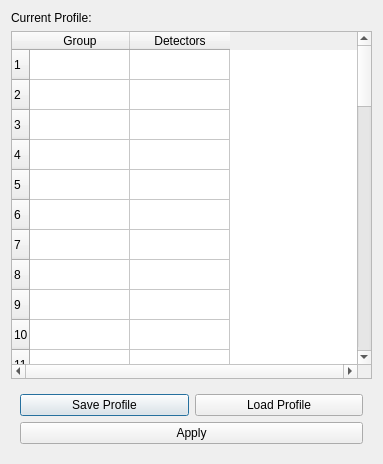
<?xml version="1.0" encoding="UTF-8"?>
<ui version="4.0">
 <class>Energycorrections</class>
 <widget class="QDialog" name="Energycorrections">
  <property name="geometry">
   <rect>
    <x>0</x>
    <y>0</y>
    <width>383</width>
    <height>464</height>
   </rect>
  </property>
  <property name="windowTitle">
   <string>Dialog</string>
  </property>
  <layout class="QGridLayout" name="gridLayout">
   <item row="1" column="0" colspan="2">
    <widget class="BaseTable" name="RunListTable">
     <property name="sizePolicy">
      <sizepolicy hsizetype="Minimum" vsizetype="MinimumExpanding">
       <horstretch>0</horstretch>
       <verstretch>0</verstretch>
      </sizepolicy>
     </property>
     <property name="minimumSize">
      <size>
       <width>300</width>
       <height>0</height>
      </size>
     </property>
     <property name="horizontalScrollBarPolicy">
      <enum>Qt::ScrollBarAlwaysOn</enum>
     </property>
     <property name="rowCount">
      <number>50</number>
     </property>
     <property name="columnCount">
      <number>2</number>
     </property>
     <attribute name="horizontalHeaderDefaultSectionSize">
      <number>100</number>
     </attribute>
     <row/>
     <row/>
     <row/>
     <row/>
     <row/>
     <row/>
     <row/>
     <row/>
     <row/>
     <row/>
     <row/>
     <row/>
     <row/>
     <row/>
     <row/>
     <row/>
     <row/>
     <row/>
     <row/>
     <row/>
     <row/>
     <row/>
     <row/>
     <row/>
     <row/>
     <row/>
     <row/>
     <row/>
     <row/>
     <row/>
     <row/>
     <row/>
     <row/>
     <row/>
     <row/>
     <row/>
     <row/>
     <row/>
     <row/>
     <row/>
     <row/>
     <row/>
     <row/>
     <row/>
     <row/>
     <row/>
     <row/>
     <row/>
     <row/>
     <row/>
     <column>
      <property name="text">
       <string>Group</string>
      </property>
     </column>
     <column>
      <property name="text">
       <string>Detectors</string>
      </property>
     </column>
    </widget>
   </item>
   <item row="0" column="0">
    <widget class="QLabel" name="current_profile_label">
     <property name="text">
      <string>Current Profile:</string>
     </property>
    </widget>
   </item>
   <item row="2" column="0" colspan="2">
    <widget class="QWidget" name="widget" native="true">
     <layout class="QGridLayout" name="gridLayout_2">
      <item row="0" column="0">
       <widget class="QPushButton" name="save_profile_button">
        <property name="text">
         <string>Save Profile</string>
        </property>
       </widget>
      </item>
      <item row="0" column="1">
       <widget class="QPushButton" name="load_profile_button">
        <property name="text">
         <string>Load Profile</string>
        </property>
       </widget>
      </item>
      <item row="1" column="0" colspan="2">
       <widget class="QPushButton" name="apply_profile_button">
        <property name="text">
         <string>Apply</string>
        </property>
       </widget>
      </item>
     </layout>
    </widget>
   </item>
  </layout>
 </widget>
 <customwidgets>
  <customwidget>
   <class>BaseTable</class>
   <extends>QTableWidget</extends>
   <header>EVA.gui.base.base_table</header>
  </customwidget>
 </customwidgets>
 <resources/>
 <connections/>
</ui>
